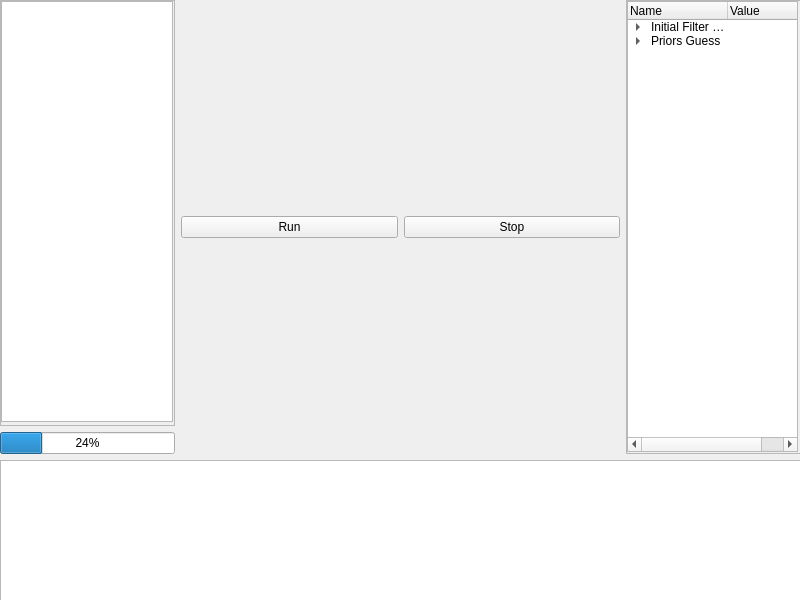
<?xml version="1.0" encoding="UTF-8"?>
<ui version="4.0">
 <class>runWidget</class>
 <widget class="QWidget" name="runWidget">
  <property name="geometry">
   <rect>
    <x>0</x>
    <y>0</y>
    <width>800</width>
    <height>600</height>
   </rect>
  </property>
  <property name="windowTitle">
   <string>Form</string>
  </property>
  <widget class="QWidget" name="verticalLayoutWidget">
   <property name="geometry">
    <rect>
     <x>0</x>
     <y>0</y>
     <width>801</width>
     <height>611</height>
    </rect>
   </property>
   <layout class="QVBoxLayout" name="mainLayout" stretch="3,1">
    <item>
     <layout class="QHBoxLayout" name="dataLayout" stretch="2,5,2">
      <property name="sizeConstraint">
       <enum>QLayout::SetNoConstraint</enum>
      </property>
      <item>
       <layout class="QVBoxLayout" name="leftLayout" stretch="1,5">
        <item>
         <widget class="QScrollArea" name="scrollImages">
          <property name="sizePolicy">
           <sizepolicy hsizetype="Expanding" vsizetype="Expanding">
            <horstretch>0</horstretch>
            <verstretch>10</verstretch>
           </sizepolicy>
          </property>
          <property name="widgetResizable">
           <bool>true</bool>
          </property>
          <widget class="QWidget" name="scrollAreaWidgetContents_2">
           <property name="geometry">
            <rect>
             <x>0</x>
             <y>0</y>
             <width>170</width>
             <height>415</height>
            </rect>
           </property>
           <widget class="QListView" name="listImages">
            <property name="geometry">
             <rect>
              <x>0</x>
              <y>0</y>
              <width>172</width>
              <height>421</height>
             </rect>
            </property>
           </widget>
          </widget>
         </widget>
        </item>
        <item>
         <widget class="QProgressBar" name="progressBar">
          <property name="sizePolicy">
           <sizepolicy hsizetype="Expanding" vsizetype="Fixed">
            <horstretch>0</horstretch>
            <verstretch>1</verstretch>
           </sizepolicy>
          </property>
          <property name="maximum">
           <number>100</number>
          </property>
          <property name="value">
           <number>24</number>
          </property>
         </widget>
        </item>
       </layout>
      </item>
      <item>
       <layout class="QVBoxLayout" name="centralLayout" stretch="5,1">
        <item>
         <layout class="QVBoxLayout" name="verticalLayout"/>
        </item>
        <item>
         <layout class="QHBoxLayout" name="horizontalLayout">
          <property name="sizeConstraint">
           <enum>QLayout::SetDefaultConstraint</enum>
          </property>
          <item>
           <widget class="QPushButton" name="buttonRun">
            <property name="text">
             <string>Run</string>
            </property>
           </widget>
          </item>
          <item>
           <widget class="QPushButton" name="buttonStop">
            <property name="text">
             <string>Stop</string>
            </property>
           </widget>
          </item>
         </layout>
        </item>
       </layout>
      </item>
      <item>
       <layout class="QVBoxLayout" name="rightLayout" stretch="0">
        <item>
         <widget class="QScrollArea" name="scrollResults">
          <property name="sizePolicy">
           <sizepolicy hsizetype="Expanding" vsizetype="Expanding">
            <horstretch>1</horstretch>
            <verstretch>0</verstretch>
           </sizepolicy>
          </property>
          <property name="widgetResizable">
           <bool>true</bool>
          </property>
          <widget class="QWidget" name="scrollAreaWidgetContents_3">
           <property name="geometry">
            <rect>
             <x>0</x>
             <y>0</y>
             <width>170</width>
             <height>446</height>
            </rect>
           </property>
           <widget class="QTreeWidget" name="treeWidget">
            <property name="geometry">
             <rect>
              <x>0</x>
              <y>0</y>
              <width>171</width>
              <height>451</height>
             </rect>
            </property>
            <column>
             <property name="text">
              <string>Name</string>
             </property>
            </column>
            <column>
             <property name="text">
              <string>Value</string>
             </property>
            </column>
            <item>
             <property name="text">
              <string>Initial Filter Frequency</string>
             </property>
             <property name="text">
              <string/>
             </property>
             <item>
              <property name="text">
               <string>Initial Filter Frequency</string>
              </property>
             </item>
             <item>
              <property name="text">
               <string>Second Filter Frequency</string>
              </property>
             </item>
             <item>
              <property name="text">
               <string>Third Filter Frequency</string>
              </property>
             </item>
            </item>
            <item>
             <property name="text">
              <string>Priors Guess</string>
             </property>
             <item>
              <property name="text">
               <string>Background Noise</string>
              </property>
             </item>
             <item>
              <property name="text">
               <string>First Harvey Frequency</string>
              </property>
             </item>
             <item>
              <property name="text">
               <string>First Harvey Amplitude</string>
              </property>
             </item>
             <item>
              <property name="text">
               <string>Second Harvey Frequency</string>
              </property>
             </item>
             <item>
              <property name="text">
               <string>Second Harvey Amplitude</string>
              </property>
             </item>
             <item>
              <property name="text">
               <string>Third Harvey Frequency</string>
              </property>
             </item>
             <item>
              <property name="text">
               <string>Third Harvey Amplitude</string>
              </property>
             </item>
             <item>
              <property name="text">
               <string>Oscillation Power</string>
              </property>
             </item>
             <item>
              <property name="text">
               <string>Frequency of maximum oscillation</string>
              </property>
             </item>
             <item>
              <property name="text">
               <string>Standard deviation</string>
              </property>
             </item>
            </item>
           </widget>
          </widget>
         </widget>
        </item>
       </layout>
      </item>
     </layout>
    </item>
    <item>
     <layout class="QHBoxLayout" name="logLayout" stretch="0">
      <item>
       <widget class="QTextEdit" name="editLog"/>
      </item>
     </layout>
    </item>
   </layout>
  </widget>
 </widget>
 <tabstops>
  <tabstop>editLog</tabstop>
  <tabstop>buttonRun</tabstop>
  <tabstop>buttonStop</tabstop>
 </tabstops>
 <resources/>
 <connections/>
</ui>
